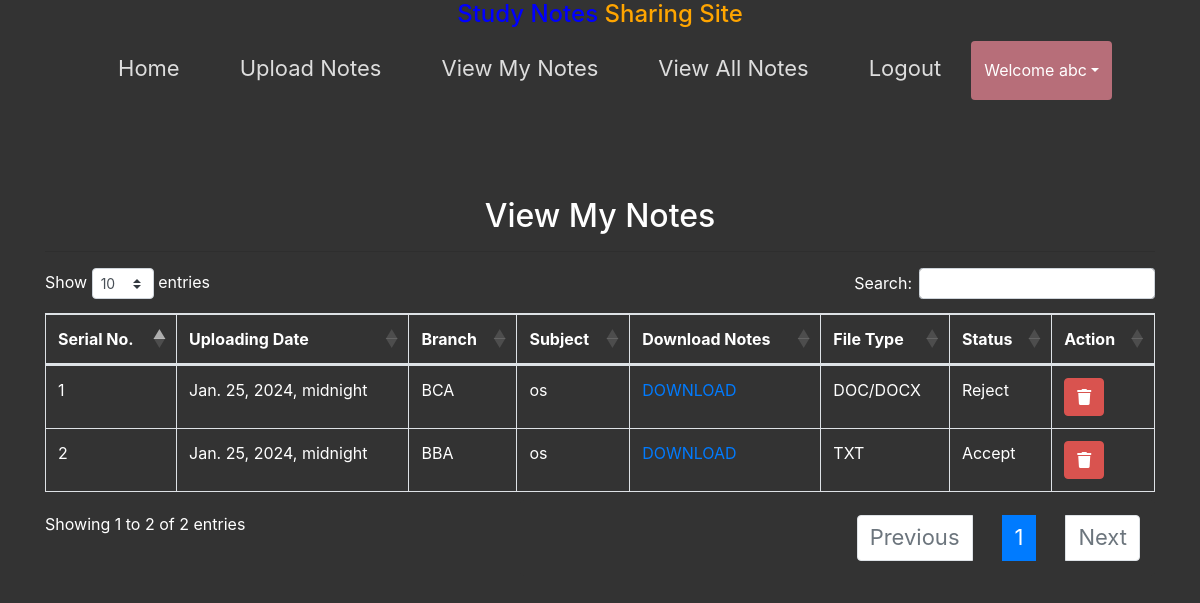
The page /view_notes (signed in) on the database its author committed.
### notes/models.py (models this page shows, shortened)
class Notes(models.Model):
     STATUS_CHOICES = [
        ('Pending', 'Pending'),
        ('Approved', 'Approved'),
        ('Rejected', 'Rejected'),
        ('All', 'All'),
    ]
     user = models.ForeignKey(User, on_delete=models.CASCADE)
     uploadingdate = models.DateTimeField(max_length=30)
     branch = models.CharField(max_length=30)
     subject = models.CharField(max_length=30)
     notesfile = models.FileField(upload_to='uploads/', null=True, blank=True)
     filetype = models.CharField(max_length=30, null=True)
     description = models.TextField(max_length=200, null=True)
     status = models.CharField(max_length=15, null=True,choices=STATUS_CHOICES)

### notes/views.py (the view)
# urls.py: path('view_notes',view_notes,name='view_notes'),
def view_notes(request):
    user = request.user
    notes = Notes.objects.filter(user=user)
    d = {'notes': notes}
    return render(request, 'view_notes.html', d)

### templates/view_notes.html (shortened to what this page needs)
{% load static %}
{% block body %}
{% include 'user_nav.html' %}
<link rel="stylesheet" href="https://cdnjs.cloudflare.com/ajax/libs/twitter-bootstrap/4.5.2/css/bootstrap.css">
<link rel="stylesheet" href="https://cdn.datatables.net/1.13.7/css/dataTables.bootstrap4.min.css">
<div class="container mt-5">
    <h2 class="text-center"> View My Notes</h2>
    <hr>
    <table class="table table-bordered" id="example">
        <thead>
            <tr style="color:white;">
                <th> Serial No.</th>
                <th> Uploading Date</th>
                <th> Branch </th>
                <th> Subject</th>
                <th> Download Notes</th>
                <th> File Type</th>
                <th> Status</th>
                <th> Action</th>
            </tr>
        </thead>
        <tbody>
            {% for i in notes %}
            <tr style="color:white;">
                <td> {{forloop.counter}}</td>
                <td> {{i.uploadingdate}}</td>
                <td> {{i.branch}}</td>
                <td> {{i.subject}}</td>
                <td>
                    {% if i.notesfile %}
                        <a href="{{ i.notesfile.url }}" download> DOWNLOAD</a>
                    {% else %}
                        No file associated
                    {% endif %}
                </td>
                <td> {{i.filetype}}</td>
                <td> {{i.status}}</td>
                <td>
                    <a href="{% url 'delete_notes' pid=i.id %}" class="btn btn-danger" onclick="return confirm('Confirm delete')">
                        <i class="fas fa-trash"></i>
                    </a>
                </td>
            </tr>
            {% endfor %}
        </tbody>
    </table>
</div>
{% endblock %}

### templates/user_nav.html (shortened to what this page needs)
<!DOCTYPE html>
<html lang="en">
<head>
    {% load static %}
    <link rel="stylesheet" href="https://maxcdn.bootstrapcdn.com/bootstrap/4.3.1/css/bootstrap.min.css">
    <link rel="stylesheet" href="https://use.fontawesome.com/releases/v5.6.3/css/all.css">
    <link rel="stylesheet" href="{% static 'css/mystyle.css' %}">
</head>
<body>
    <h4>
        <span style="color: blue;">Study Notes</span>
        <span style="color: orange;">Sharing Site</span>
    </h4>
    <ul>
        <li><a href="{% url 'profile' %}">Home</a></li>
        <li><a href="{% url 'upload_notes' %}">Upload Notes</a></li>
        <li><a href="{% url 'view_notes' %}">View My Notes</a></li>
        <li><a href="{% url 'view_all_notes' %}">View All Notes</a></li>
        <li><a href="{% url 'logout' %}">Logout</a></li>
        <div class="btn-group ">
            <button style="color:white; background-color: #b76e79;" type="button" class="btn btn-xs mt-1 dropdown-toggle" data-toggle="dropdown">
                Welcome {{request.user.first_name}}</button>
        </div>
    </ul>
</body>
</html>

### templates/user_nav.html (style rules this page uses)
body { background: #333; margin: 0; display: flex; flex-direction: column; align-items: center; justify-content: flex-start; }
h4 { color: white; }
ul { padding: 0; margin: 0; display: flex; flex-wrap: wrap; background: #333; z-index: 1000; width: 100%; justify-content: center; }
ul li { list-style: none; margin: 15px; }
ul li a { text-decoration: none; color: #ddd; font-size: 22px; padding: 10px 15px; position: relative; transition: all 0.5s; }
ul li a:before, ul li a:after { content: ''; position: absolute; left: 0; width: 100%; height: 2px; background-color: #ddd; transform: scaleX(0); transition: all 0.5s; transform-origin: left; }
ul li a:before { top: 0; }
ul li a:after { transform-origin: right; bottom: 0; }

### templates/view_notes.html (style rules this page uses)
body { background: #333; margin: 0; display: flex; flex-direction: column; align-items: center; justify-content: flex-start; color: white; }
h2 { color: white; }
table { background-color: #333; color: white; }
th, td { border-color: white; }
.btn-danger { background-color: #d9534f; color: white; border-color: #d9534f; }

### rows shown on the page
Notes: uploadingdate "Jan. 25, 2024, midnight", branch "BCA", subject "os", filetype "DOC/DOCX", status "Reject"
Notes: uploadingdate "Jan. 25, 2024, midnight", branch "BBA", subject "os", filetype "TXT", status "Accept"

### other values the page prints
{{ request.user.first_name }} "abc"
